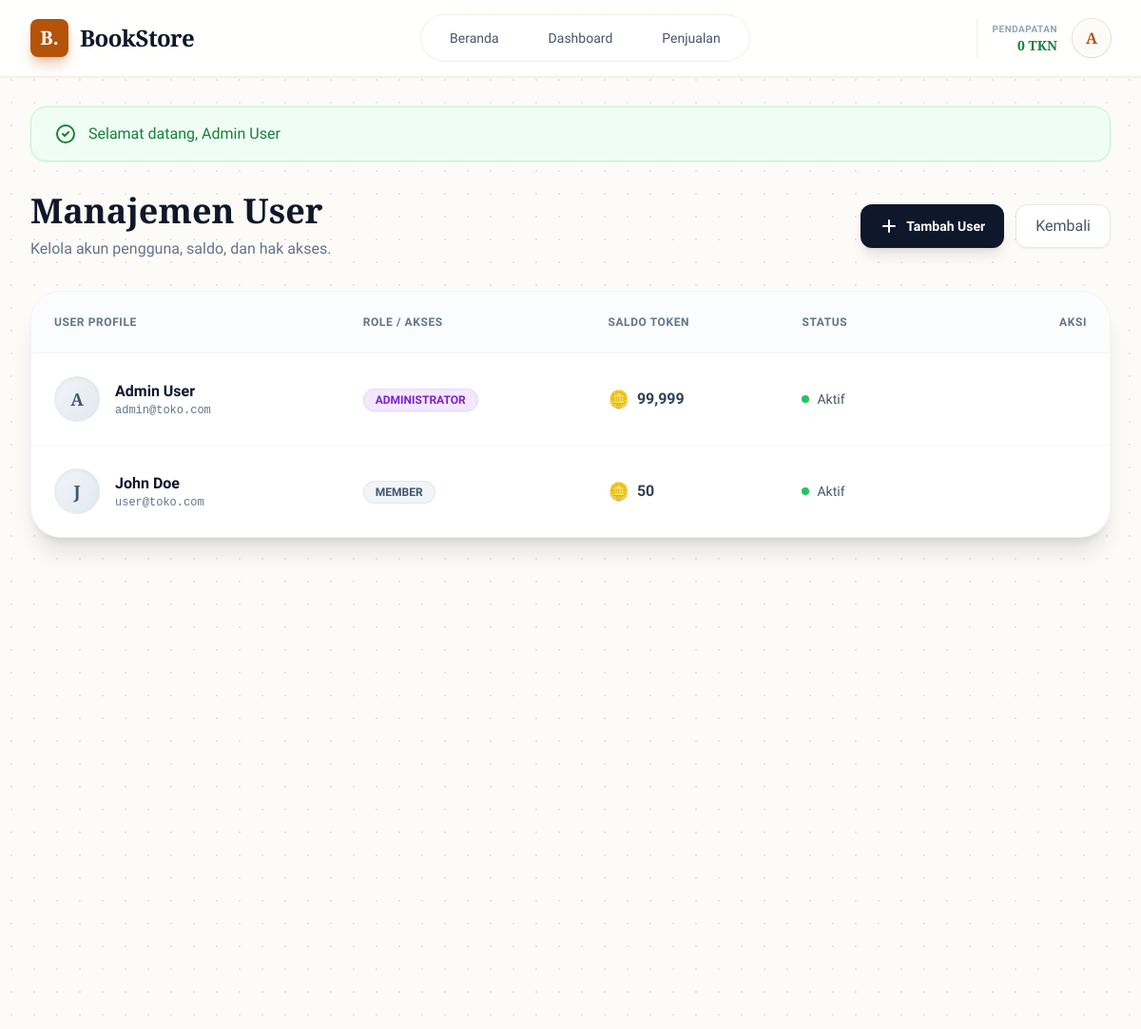
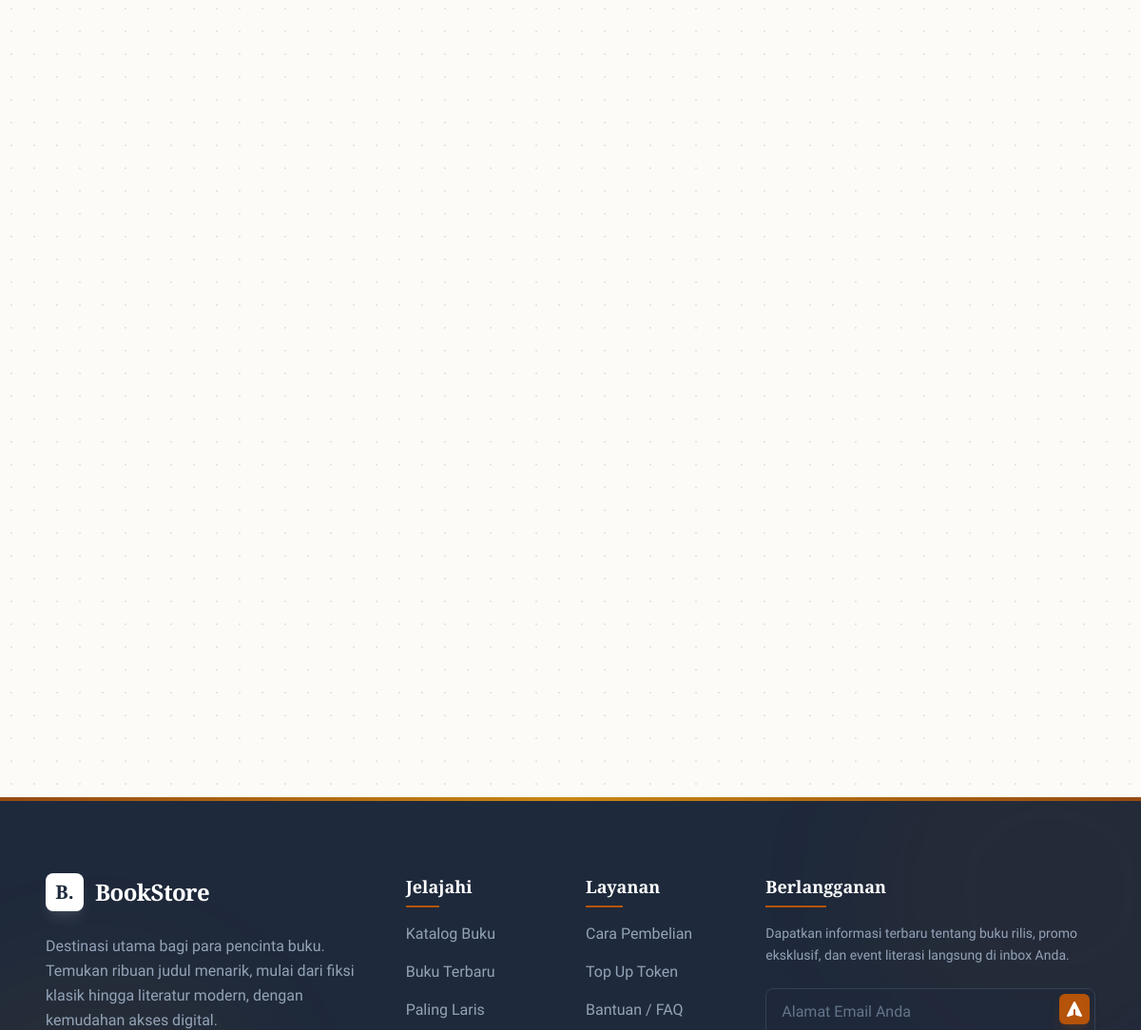
The app's page /index.php?page=admin_users (signed in) with its own data (2 pictures, top to bottom).
### tables this page shows
CREATE TABLE users (
    id INT AUTO_INCREMENT PRIMARY KEY,
    name VARCHAR(100) NOT NULL,
    email VARCHAR(100) NOT NULL UNIQUE,
    password VARCHAR(255) NOT NULL,
    role ENUM('admin', 'user') DEFAULT 'user',
    tokens INT DEFAULT 0,
    created_at TIMESTAMP DEFAULT CURRENT_TIMESTAMP
);

### pages/admin_users.php (the view, shortened to what this page needs)
<?php
$stmt = $pdo->query("SELECT * FROM users ORDER BY created_at DESC");
$users = $stmt->fetchAll();
?>
<div class="max-w-7xl mx-auto mb-12">
    <div class="flex flex-col md:flex-row justify-between items-start md:items-center gap-4 mb-8">
        <div>
            <h2 class="text-4xl font-serif font-bold text-slate-900 mb-2">Manajemen User</h2>
            <p class="text-slate-500 font-sans">Kelola akun pengguna, saldo, dan hak akses.</p>
        </div>
        <div class="flex gap-3">
            <button onclick="openModal('add')"
                class="px-5 py-2.5 bg-slate-900 text-white rounded-xl shadow-lg hover:shadow-xl hover:bg-primary transition-all transform hover:-translate-y-0.5 flex items-center gap-2 font-bold text-sm">
                <svg xmlns="http://www.w3.org/2000/svg" class="h-5 w-5" viewBox="0 0 20 20" fill="currentColor">
                    <path fill-rule="evenodd"
                        d="M10 3a1 1 0 011 1v5h5a1 1 0 110 2h-5v5a1 1 0 11-2 0v-5H4a1 1 0 110-2h5V4a1 1 0 011-1z"
                        clip-rule="evenodd" />
                </svg>
                Tambah User
            </button>
            <a href="index.php?page=admin"
                class="px-5 py-2.5 bg-white text-slate-600 rounded-xl border border-slate-200 hover:bg-slate-50 hover:text-primary font-medium transition-all shadow-sm flex items-center gap-2">
                Kembali
            </a>
        </div>
    </div>
    <div class="bg-white rounded-[2rem] shadow-xl border border-slate-100 overflow-hidden">
        <div class="overflow-x-auto">
            <table class="w-full text-left border-collapse">
                <thead>
                    <tr
                        class="bg-slate-50/50 border-b border-slate-100 text-xs font-bold uppercase tracking-wider text-slate-500">
                        <th class="p-6">User Profile</th>
                        <th class="p-6">Role / Akses</th>
                        <th class="p-6">Saldo Token</th>
                        <th class="p-6">Status</th>
                        <th class="p-6 text-right">Aksi</th>
                    </tr>
                </thead>
                <tbody class="divide-y divide-slate-50">
                    <?php foreach ($users as $u): ?>
                        <tr class="hover:bg-slate-50 transition-colors group">
                            <td class="p-6">
                                <div class="flex items-center gap-4">
                                    <div
                                        class="w-12 h-12 rounded-full bg-gradient-to-br from-slate-100 to-slate-200 flex items-center justify-center text-slate-600 font-serif font-bold text-lg shadow-inner">
                                        <?= substr($u['name'], 0, 1) ?>
                                    </div>
                                    <div>
                                        <div class="font-bold text-slate-900"><?= htmlspecialchars($u['name']) ?></div>
                                        <div class="text-xs text-slate-500 font-mono"><?= htmlspecialchars($u['email']) ?>
                                        </div>
                                    </div>
                                </div>
                            </td>
                            <td class="p-6">
                                <?php if ($u['role'] === 'admin'): ?>
                                    <span
                                        class="px-3 py-1 bg-purple-100 text-purple-700 rounded-full text-xs font-bold border border-purple-200 shadow-sm">
                                        ADMINISTRATOR
                                    </span>
                                <?php else: ?>
                                    <span
                                        class="px-3 py-1 bg-slate-100 text-slate-600 rounded-full text-xs font-bold border border-slate-200">
                                        MEMBER
                                    </span>
                                <?php endif; ?>
                            </td>
                            <td class="p-6">
                                <div class="flex items-center gap-2 font-bold text-slate-700">
                                    <span class="text-lg">🪙</span>
                                    <span><?= number_format($u['tokens']) ?></span>
                                </div>
                            </td>
                            <td class="p-6">
                                <div class="flex items-center gap-2">
                                    <div class="w-2 h-2 rounded-full bg-green-500 animate-pulse"></div>
                                    <span class="text-sm text-slate-600 font-medium">Aktif</span>
                                </div>
                            </td>
                            <td class="p-6 text-right">
                            </td>
                        </tr>
                    <?php endforeach; ?>
                </tbody>
            </table>
        </div>
    </div>
</div>

### includes/header.php (style rules this page uses)
body { font-family: 'Plus Jakarta Sans', sans-serif; background-color: #fdfbf7; background-image: radial-gradient(#e5e7eb 1px, transparent 1px); background-size: 24px 24px; }
h1, h2, h3, h4, h5, h6 { font-family: 'Playfair Display', serif; }

### records on screen
users: name "A", name "Admin User", email "admin@toko.com", role "ADMINISTRATOR", tokens "99,999"
users: name "J", name "John Doe", email "user@toko.com", role "MEMBER", tokens "50"

### other values on screen
$revenue "0"
substr($_SESSION['user_name'] ?? 'U', 0, 1) "A"
$_SESSION['flash_message'] "Selamat datang, Admin User"
